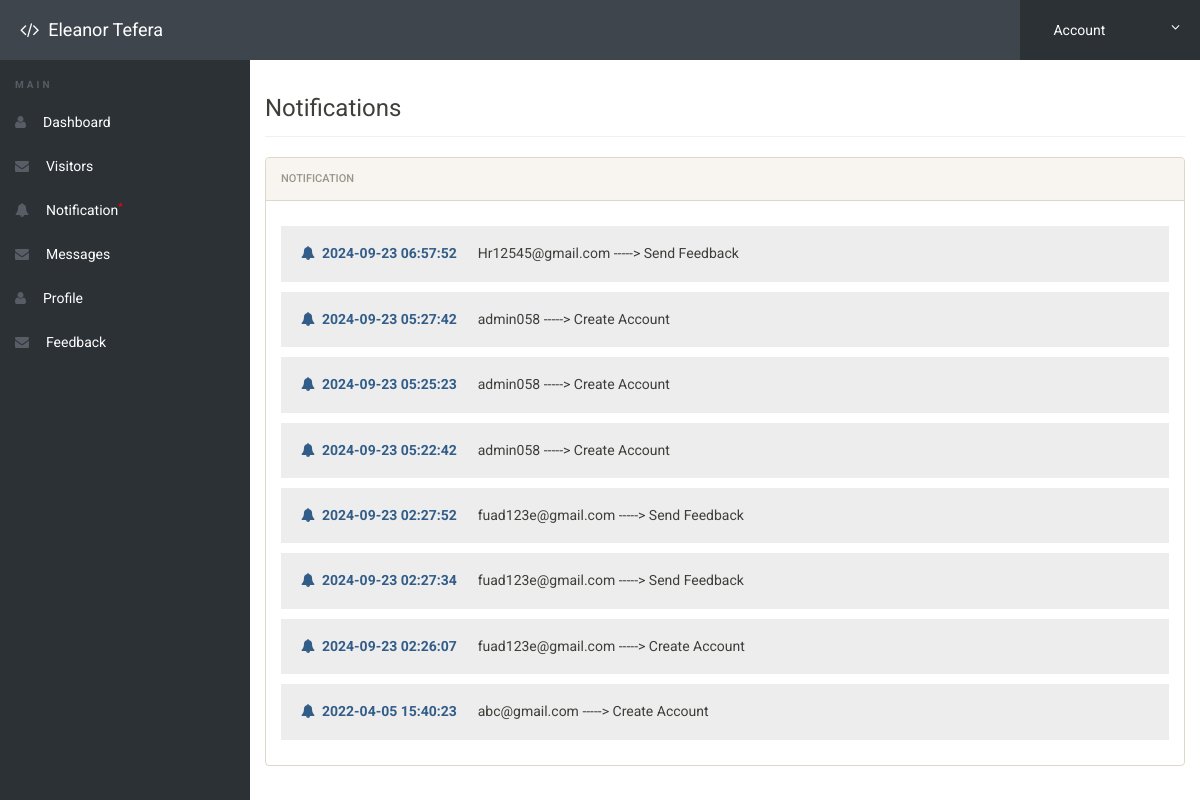
Screenshot of /emp/notification.php (signed in) with the database file from the repository.
### tables this page shows
CREATE TABLE `notification` (
  `id` int(11) NOT NULL,
  `notiuser` varchar(50) NOT NULL,
  `notireciver` varchar(50) NOT NULL,
  `notitype` varchar(50) NOT NULL,
  `time` timestamp NOT NULL DEFAULT current_timestamp()
);

### emp/notification.php (the view, shortened to what this page needs)
<?php
include('includes/config.php');
if(strlen($_SESSION['alogin'])==0)
	{
header('location:index.php');
}
else{
?>
<!doctype html>
<html lang="en" class="no-js">
<head>
	<link rel="stylesheet" href="css/font-awesome.min.css">
	<link rel="stylesheet" href="css/bootstrap.min.css">
	<link rel="stylesheet" href="css/dataTables.bootstrap.min.css">
	<link rel="stylesheet" href="css/bootstrap-social.css">
	<link rel="stylesheet" href="css/bootstrap-select.css">
	<link rel="stylesheet" href="css/fileinput.min.css">
	<link rel="stylesheet" href="css/awesome-bootstrap-checkbox.css">
	<link rel="stylesheet" href="css/style.css">
</head>
<body>
	<?php include('includes/header.php');?>
	<div class="ts-main-content">
	<?php include('includes/leftbar.php');?>
		<div class="content-wrapper">
			<div class="container-fluid">
				<div class="row">
					<div class="col-md-12">
						<h3 class="page-title">Notifications</h3>
						<div class="row">
							<div class="col-md-12">
								<div class="panel panel-default">
									<div class="panel-heading">Notification</div>
									   <div class="panel-body">
<?php
$reciver = $_SESSION['alogin'];
$sql = "SELECT * from  notification where notireciver = (:reciver) order by time DESC";
$query = $dbh -> prepare($sql);
$query-> bindParam(':reciver', $reciver, PDO::PARAM_STR);
$query->execute();
$results=$query->fetchAll(PDO::FETCH_OBJ);
$cnt=1;
if($query->rowCount() > 0)
{
foreach($results as $result)
{				?>
        <h5 style="background:#ededed;padding:20px;"><i class="fa fa-bell text-primary"></i>&nbsp;&nbsp;<b class="text-primary"><?php echo htmlentities($result->time);?></b> &nbsp;&nbsp;&nbsp;&nbsp;&nbsp;<?php echo htmlentities($result->notiuser);?> -----> <?php echo htmlentities($result->notitype);?></h5>
                       <?php $cnt=$cnt+1; }} ?>
                                        </div>
                                    </div>
                                </div>
                            </div>
                        </div>
                    </div>
                </div>
            </div>
        </div>
</body>
</html>
<?php } ?>

### emp/css/style.css (style rules this page uses)
html { font-size: 14px; }
@media only screen and (min-width: 480px) { html { font-size: 17px; } }
@media only screen and (min-width: 768px) { html { font-size: 14px; } }
body { font-size: 1em; }
.panel { overflow: hidden; }
.page-title { padding-bottom: 15px; margin-bottom: 20px; border-bottom: 1px solid #f0f0f0; }
.ts-main-content .content-wrapper { padding-top: 15px; margin-top: 60px; }
@media only screen and (min-width: 992px) { .ts-main-content .content-wrapper { margin-left: 250px; } }

### rows the page displays
notification: time "2024-09-23 06:57:52", notiuser "Hr12545@gmail.com", notitype "Send Feedback"
notification: time "2024-09-23 05:27:42", notiuser "admin058", notitype "Create Account"
notification: time "2024-09-23 05:25:23", notiuser "admin058", notitype "Create Account"
notification: time "2024-09-23 05:22:42", notiuser "admin058", notitype "Create Account"
notification: time "2024-09-23 02:27:52", notiuser "fuad123e@gmail.com", notitype "Send Feedback"
notification: time "2024-09-23 02:27:34", notiuser "fuad123e@gmail.com", notitype "Send Feedback"
notification: time "2024-09-23 02:26:07", notiuser "fuad123e@gmail.com", notitype "Create Account"
notification: time "2022-04-05 15:40:23", notiuser "abc@gmail.com", notitype "Create Account"
